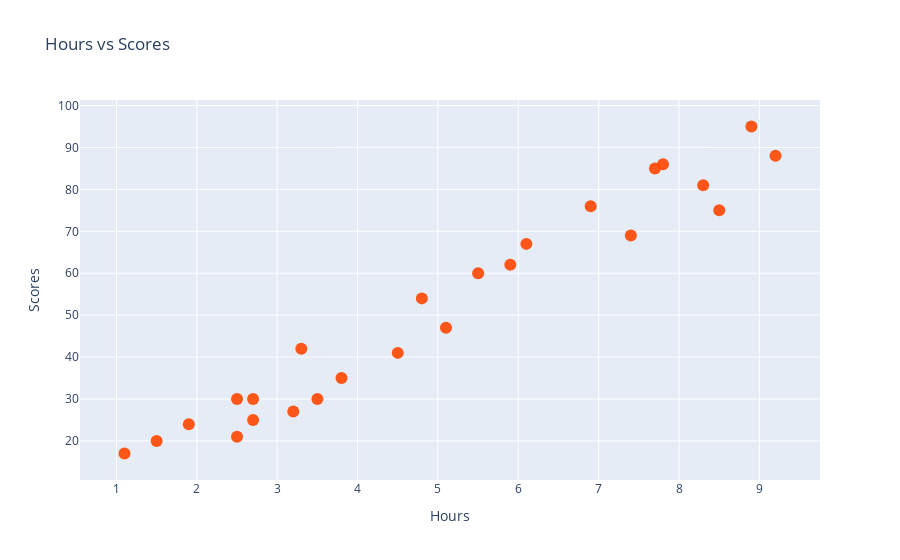

Source (notebook cell):
### Markdown cell above
Let's plot our data points on a graph to visualize our dataset and try and find a relationship between the data.

### Code cell
trace=go.Scatter(x=df.Hours,
                y=df.Scores,
                mode='markers',
                marker=dict(size=12, color='rgba(255,70,0,0.9)'))

data=[trace]

layout={'title':'Hours vs Scores',
       'xaxis':{'title':'Hours', 'zeroline':False},
       'yaxis':{'title':'Scores', 'zeroline':False}}

fig=go.Figure(data=data, layout=layout)

iplot(fig)

### Figure 1 — Plotly figure (JSON) as saved in the notebook; plotly's stock layout.template omitted (floating-point values rounded to 4 significant figures)
{"data": [{"marker": {"color": "rgba(255,70,0,0.9)", "size": 12}, "mode": "markers", "type": "scatter", "x": [2.5, 5.1, 3.2, 8.5, 3.5, 1.5, 9.2, 5.5, 8.3, 2.7, 7.7, 5.9, 4.5, 3.3, 1.1, 8.9, 2.5, 1.9, 6.1, 7.4, 2.7, 4.8, 3.8, 6.9, 7.8], "y": [21, 47, 27, 75, 30, 20, 88, 60, 81, 25, 85, 62, 41, 42, 17, 95, 30, 24, 67, 69, 30, 54, 35, 76, 86]}], "layout": {"title": {"text": "Hours vs Scores"}, "xaxis": {"title": {"text": "Hours"}, "zeroline": false}, "yaxis": {"title": {"text": "Scores"}, "zeroline": false}}}
